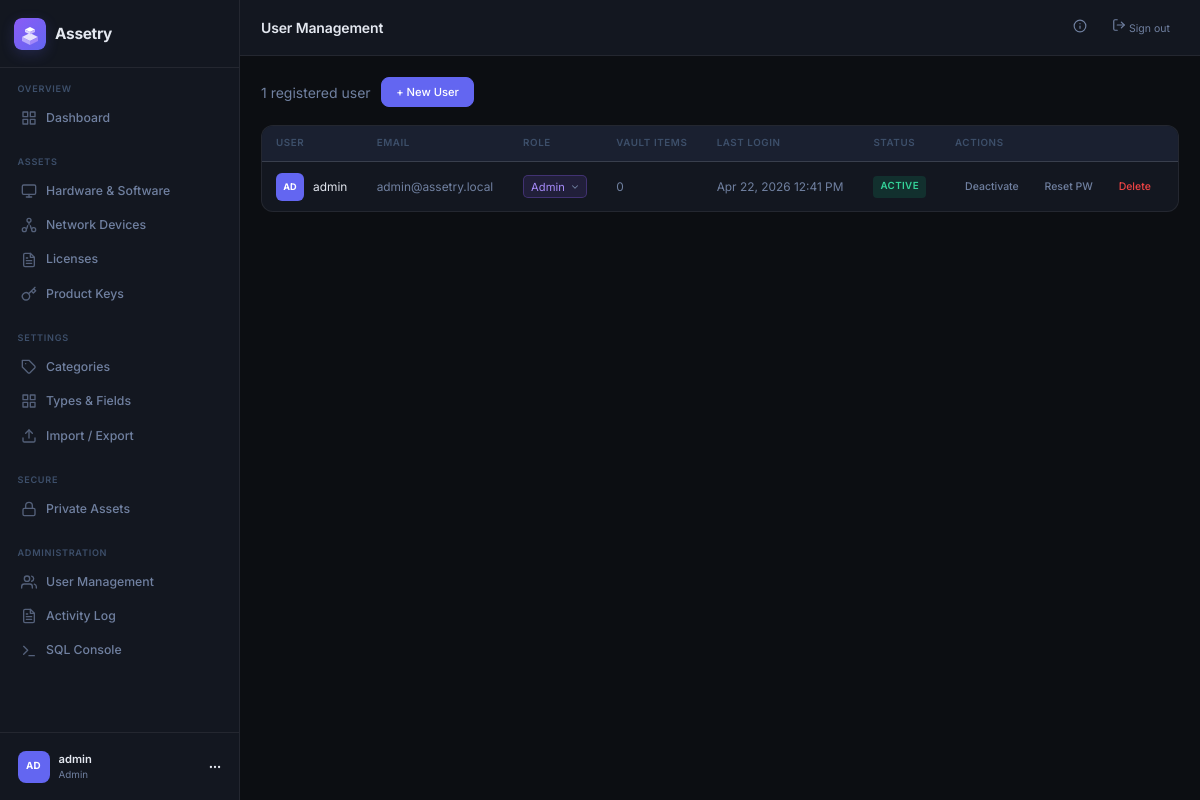
The app's page /admin/users (signed in), older data.
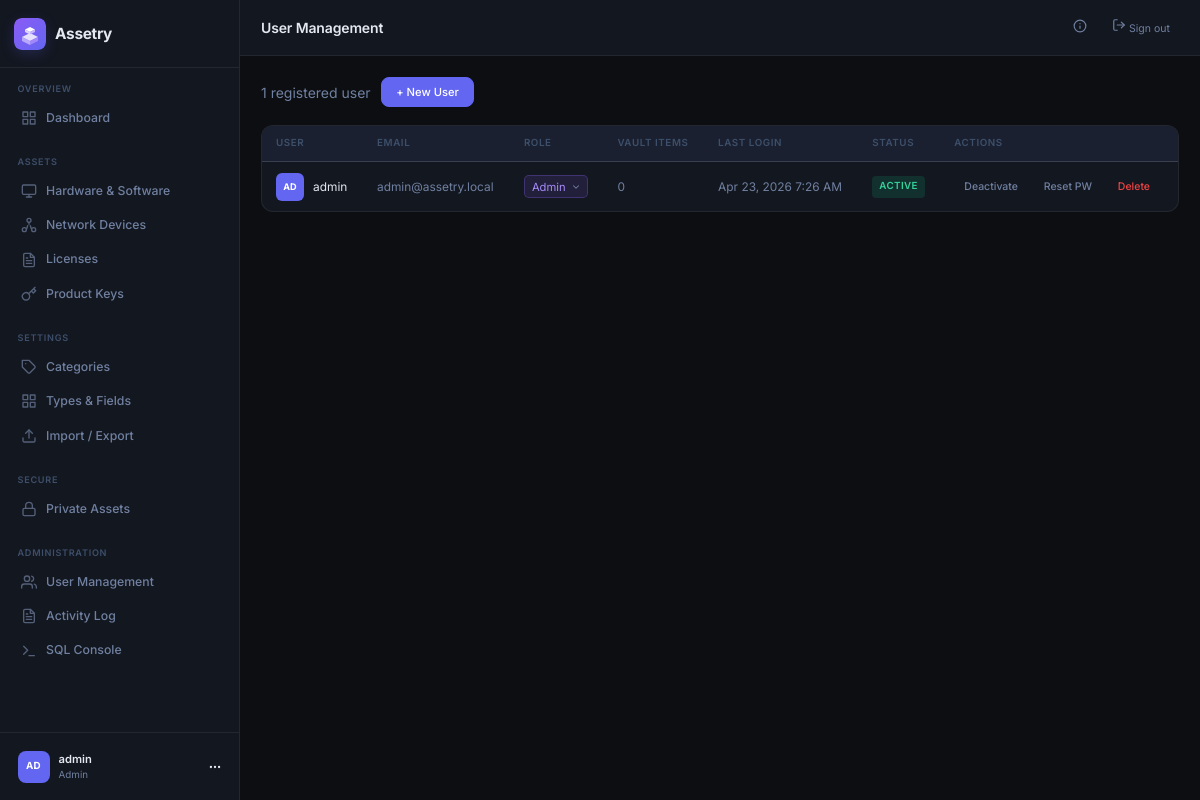
The same page, newer data.
### tables this page shows
CREATE TABLE users (
            id INTEGER PRIMARY KEY AUTOINCREMENT,
            username TEXT UNIQUE NOT NULL,
            email TEXT UNIQUE NOT NULL,
            password_hash TEXT NOT NULL,
            role TEXT NOT NULL DEFAULT 'user',
            avatar_color TEXT NOT NULL DEFAULT '#6366f1',
            created_at DATETIME DEFAULT CURRENT_TIMESTAMP,
            last_login DATETIME,
            is_active INTEGER DEFAULT 1
        );

### src/controllers/admin_controller.php (called while the page is built, shortened)
<?php
route('GET', '/admin/users', function($params) {
    requireAdmin();
    $db = getDB();
    $users = $db->query("SELECT u.*, (SELECT COUNT(*) FROM vault_items WHERE user_id=u.id) as vault_count FROM users u ORDER BY created_at DESC")->fetchAll();
    $title = 'User Management';
    ob_start(); require __DIR__ . '/../views/pages/admin/users.php'; $content = ob_get_clean();
    require __DIR__ . '/../views/layouts/main.php';
});

### public/index.php (called while the page is built, shortened)
<?php
require_once __DIR__ . '/../src/router.php';

### src/helpers.php (called while the page is built, shortened)
<?php
function e(string $str): string {
    return htmlspecialchars($str, ENT_QUOTES, 'UTF-8');
}
function formatDateTime(string $dt = null): string {
    return date('M j, Y g:i A', strtotime($dt));
}
function initials(string $name): string {
    $words = explode(' ', trim($name));
    return strtoupper(substr($name, 0, 2));
}

### src/auth.php (called while the page is built, shortened)
<?php
function isLoggedIn(): bool {
    return isset($_SESSION['user_id']);
}
function requireLogin(): void {
    if (!isLoggedIn() || currentUser() === null) {
        session_destroy();
        header('Location: /login');
        exit;
    }
}
function requireAdmin(): void {
    requireLogin();
}
function currentUser(): ?array {
    static $user = null;
    if ($user === null) {
        $db = getDB();
        $stmt = $db->prepare("SELECT * FROM users WHERE id = ? AND is_active = 1");
        $stmt->execute([$_SESSION['user_id']]);
        $user = $stmt->fetch();
    }
    return $user ?: null;
}

### src/views/pages/admin/users.php (the view, shortened to what the changed rows need)
<div class="page-actions">
    <span class="text-muted"><?= count($users) ?> registered user<?= count($users) !== 1 ? 's' : '' ?></span>
    <button type="button" class="btn btn-primary" onclick="document.getElementById('create-user-modal').style.display='flex'">+ New User</button>
</div>
<div class="data-table-wrap">
    <table class="data-table">
        <thead>
            <tr>
                <th>User</th>
                <th>Email</th>
                <th>Role</th>
                <th>Vault Items</th>
                <th>Last Login</th>
                <th>Status</th>
                <th>Actions</th>
            </tr>
        </thead>
        <tbody>
            <?php foreach ($users as $u): ?>
            <tr>
                <td>
                    <div class="cell-primary">
                        <div class="avatar avatar-sm" style="background:<?= e($u['avatar_color']) ?>"><?= e(initials($u['username'])) ?></div>
                        <span><?= e($u['username']) ?></span>
                    </div>
                </td>
                <td class="text-muted"><?= e($u['email']) ?></td>
                <td>
                    <form method="POST" action="/admin/users/<?= $u['id'] ?>/role">
                        <select name="role" onchange="this.form.submit()" class="form-select-inline <?= $u['role'] === 'admin' ? 'select-admin' : '' ?>">
                            <option value="admin" <?= $u['role'] === 'admin' ? 'selected' : '' ?>>Admin</option>
                        </select>
                    </form>
                </td>
                <td class="text-muted"><?= $u['vault_count'] ?></td>
                <td class="text-muted"><?= $u['last_login'] ? formatDateTime($u['last_login']) : 'Never' ?></td>
                <td>
                    <?php if ($u['is_active']): ?>
                    <span class="badge badge-success">Active</span>
                    <?php else: ?>
                    <span class="badge badge-neutral">Inactive</span>
                    <?php endif; ?>
                </td>
                <td>
                    <div style="display:flex;gap:0.4rem;flex-wrap:wrap">
                        <form method="POST" action="/admin/users/<?= $u['id'] ?>/toggle">
                            <button type="submit" class="btn btn-sm <?= $u['is_active'] ? 'btn-ghost' : 'btn-secondary' ?>" onclick="return confirm('Change user status?')">
                                <?= $u['is_active'] ? 'Deactivate' : 'Activate' ?>
                            </button>
                        </form>
                        <button type="button" class="btn btn-sm btn-ghost" onclick="resetPassword(<?= $u['id'] ?>, '<?= e($u['username']) ?>')">Reset PW</button>
                        <form method="POST" action="/admin/users/<?= $u['id'] ?>/delete">
                            <button type="submit" class="btn btn-sm btn-ghost" style="color:#ef4444" onclick="return confirm('Delete user <?= e($u['username']) ?>? This cannot be undone.')">Delete</button>
                        </form>
                    </div>
                </td>
            </tr>
            <?php endforeach; ?>
        </tbody>
    </table>
</div>

### src/views/layouts/main.php (shortened to what the changed rows need)
<?php
require_once __DIR__ . '/../../auth.php';
$user = currentUser();
$currentPath = parse_url($_SERVER['REQUEST_URI'], PHP_URL_PATH);
function navActive(string $path): string {
    global $currentPath;
    if ($path === '/dashboard') {
        return $currentPath === '/dashboard' ? 'nav-item active' : 'nav-item';
    }
    return strpos($currentPath, $path) === 0 ? 'nav-item active' : 'nav-item';
}
?>
<!DOCTYPE html>
<html lang="en">
<head>
    <link rel="stylesheet" href="/static/app.css?v=<?= filemtime(__DIR__ . '/../../../public/static/app.css') ?>">
</head>
<body>
<div class="app-shell">
    <aside class="sidebar">
        <div class="sidebar-header">
            <a href="/dashboard" class="brand">
                <div class="brand-icon brand-icon-img">
                    <img src="/static/logo.svg" alt="Assetry" width="32" height="32">
                </div>
                <span class="brand-name">Assetry</span>
            </a>
        </div>
        <nav class="sidebar-nav">
            <div class="nav-section">
                <span class="nav-label">Overview</span>
                <a href="/dashboard" class="<?= navActive('/dashboard') ?>">
                    <span>Dashboard</span>
                </a>
            </div>
            <div class="nav-section">
                <span class="nav-label">Assets</span>
                <a href="/assets" class="<?= navActive('/assets') ?>">
                    <svg xmlns="http://www.w3.org/2000/svg" width="16" height="16" viewBox="0 0 24 24" fill="none" stroke="currentColor" stroke-width="2" stroke-linecap="round" stroke-linejoin="round"><rect x="2" y="3" width="20" height="14" rx="2" ry="2"/><line x1="8" y1="21" x2="16" y2="21"/><line x1="12" y1="17" x2="12" y2="21"/></svg>
                    <span>Hardware & Software</span>
                </a>
                <a href="/network" class="<?= navActive('/network') ?>">
                    <span>Network Devices</span>
                </a>
                <a href="/licenses" class="<?= navActive('/licenses') ?>">
                    <span>Licenses</span>
                </a>
                <a href="/keys" class="<?= navActive('/keys') ?>">
                    <svg xmlns="http://www.w3.org/2000/svg" width="16" height="16" viewBox="0 0 24 24" fill="none" stroke="currentColor" stroke-width="2" stroke-linecap="round" stroke-linejoin="round"><path d="M21 2l-2 2m-7.61 7.61a5.5 5.5 0 1 1-7.778 7.778 5.5 5.5 0 0 1 7.777-7.777zm0 0L15.5 7.5m0 0l3 3L22 7l-3-3m-3.5 3.5L19 4"/></svg>
                    <span>Product Keys</span>
                </a>
            </div>
            <div class="nav-section">
                <span class="nav-label">Settings</span>
                <a href="/categories" class="<?= navActive('/categories') ?>">
                    <svg xmlns="http://www.w3.org/2000/svg" width="16" height="16" viewBox="0 0 24 24" fill="none" stroke="currentColor" stroke-width="2" stroke-linecap="round" stroke-linejoin="round"><path d="M20.59 13.41l-7.17 7.17a2 2 0 0 1-2.83 0L2 12V2h10l8.59 8.59a2 2 0 0 1 0 2.82z"/><line x1="7" y1="7" x2="7.01" y2="7"/></svg>
                    <span>Categories</span>
                </a>
                <a href="/types" class="<?= navActive('/types') ?>">
                    <svg xmlns="http://www.w3.org/2000/svg" width="16" height="16" viewBox="0 0 24 24" fill="none" stroke="currentColor" stroke-width="2" stroke-linecap="round" stroke-linejoin="round"><path d="M3 3h7v7H3zM14 3h7v7h-7zM14 14h7v7h-7zM3 14h7v7H3z"/></svg>
                    <span>Types &amp; Fields</span>
                </a>
                <a href="/data" class="<?= navActive('/data') ?>">
                    <svg xmlns="http://www.w3.org/2000/svg" width="16" height="16" viewBox="0 0 24 24" fill="none" stroke="currentColor" stroke-width="2" stroke-linecap="round" stroke-linejoin="round"><path d="M21 15v4a2 2 0 0 1-2 2H5a2 2 0 0 1-2-2v-4"/><polyline points="17 8 12 3 7 8"/><line x1="12" y1="3" x2="12" y2="15"/></svg>
                    <span>Import / Export</span>
                </a>
            </div>
            <div class="nav-section">
                <span class="nav-label">Secure</span>
                <a href="/vault" class="<?= navActive('/vault') ?>">
                    <svg xmlns="http://www.w3.org/2000/svg" width="16" height="16" viewBox="0 0 24 24" fill="none" stroke="currentColor" stroke-width="2" stroke-linecap="round" stroke-linejoin="round"><rect x="3" y="11" width="18" height="11" rx="2" ry="2"/><path d="M7 11V7a5 5 0 0 1 10 0v4"/></svg>
                    <span>Private Assets</span>
                </a>
            </div>
            <?php if ($user && $user['role'] === 'admin'): ?>
            <div class="nav-section">
                <span class="nav-label">Administration</span>
                <a href="/admin/users" class="<?= navActive('/admin') ?>">
                    <span>User Management</span>
                </a>
                <a href="/admin/logs" class="<?= navActive('/admin/logs') ?>">
                    <span>Activity Log</span>
                </a>
                <a href="/admin/sql" class="<?= navActive('/admin/sql') ?>">
                    <svg xmlns="http://www.w3.org/2000/svg" width="16" height="16" viewBox="0 0 24 24" fill="none" stroke="currentColor" stroke-width="2" stroke-linecap="round" stroke-linejoin="round"><polyline points="4 17 10 11 4 5"/><line x1="12" y1="19" x2="20" y2="19"/></svg>
                    <span>SQL Console</span>
                </a>
            </div>
            <?php endif; ?>
        </nav>
        <div class="sidebar-footer">
            <a href="/profile" class="user-card">
                <div class="avatar" style="background: <?= e($user['avatar_color'] ?? '#6366f1') ?>">
                    <?= e(initials($user['username'] ?? 'U')) ?>
                </div>
                <div class="user-info">
                    <span class="user-name"><?= e($user['username'] ?? '') ?></span>
                    <span class="user-role"><?= e(ucfirst($user['role'] ?? 'user')) ?></span>
                </div>
                <svg xmlns="http://www.w3.org/2000/svg" width="14" height="14" viewBox="0 0 24 24" fill="none" stroke="currentColor" stroke-width="2" stroke-linecap="round" stroke-linejoin="round"><circle cx="12" cy="12" r="1"/><circle cx="19" cy="12" r="1"/><circle cx="5" cy="12" r="1"/></svg>
            </a>
        </div>
    </aside>
    <main class="main-content">
        <header class="topbar">
            <div class="topbar-left">
                <h1 class="page-title"><?= e($title ?? 'Dashboard') ?></h1>
            </div>
            <div class="topbar-right">
                <button type="button" class="btn-ghost btn-sm" onclick="document.getElementById('about-modal').style.display='flex'" title="About Assetry" style="padding:0.4rem">
                    <svg xmlns="http://www.w3.org/2000/svg" width="14" height="14" viewBox="0 0 24 24" fill="none" stroke="currentColor" stroke-width="2" stroke-linecap="round" stroke-linejoin="round"><circle cx="12" cy="12" r="10"/><line x1="12" y1="16" x2="12" y2="12"/><line x1="12" y1="8" x2="12.01" y2="8"/></svg>
                </button>
                <a href="/logout" class="btn-ghost btn-sm">
                    <svg xmlns="http://www.w3.org/2000/svg" width="14" height="14" viewBox="0 0 24 24" fill="none" stroke="currentColor" stroke-width="2" stroke-linecap="round" stroke-linejoin="round"><path d="M9 21H5a2 2 0 0 1-2-2V5a2 2 0 0 1 2-2h4"/><polyline points="16 17 21 12 16 7"/><line x1="21" y1="12" x2="9" y2="12"/></svg>
                    Sign out
                </a>
            </div>
        </header>
        <div class="content-area">
            <?php echo $content ?? ''; ?>
        </div>
    </main>
</div>
</body>
</html>

Row changes from the older to the newer data that the page shows:
changed users "admin": last_login "Apr 22, 2026 12:41 PM" → "Apr 23, 2026 7:26 AM"
